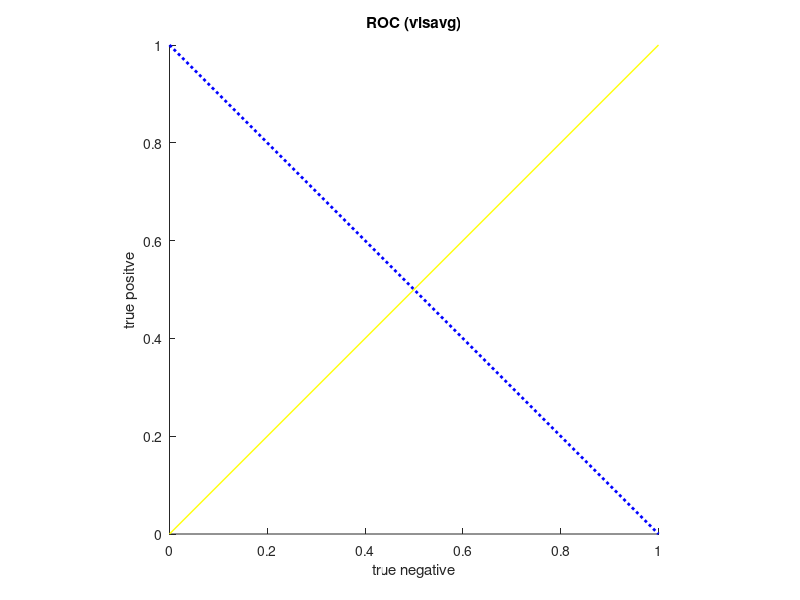

Reproduce this figure in MATLAB. (Note: this script raises an error after producing the figure.)
function stats=visavg(varargin)
% VISAVG
%   STATS=VISAVG(TAG)
%
%   [STATS1, STATS2, ...] = VISAVG(TAG1, TAG2, ...)

global wrd ;

if length(nargin) < 1
  varargin = '.*' ;
end

if nargout == 0
  cla ; hold on ;  
  title('ROC (visavg)') ;
end

cor = get(gca,'colororder') ;
h   =[] ;
leg ={} ;

j = 1 ;
for i=1:length(varargin)

  pattern  = ['^vis@' varargin{i}] ;
  reports  = fetchreports(pattern) ;

  if isempty(reports)
    warning(sprintf('No reports found for pattern ''%s''', pattern)) ;
    stats{i} = [] ;
  else
    stats{i} = reportstats(reports) ;
  end

  if nargout == 0 & ~isempty(stats{i})
    h(j) = plot(stats{i}.tn,     stats{i}.tp        ) ;
    h2   = plot(stats{i}.tn_max, stats{i}.tp_max,':') ;
    h3   = plot(stats{i}.tn_min, stats{i}.tp_min,':') ;
    
    cl = cor(mod(i-1,size(cor,1))+1,:) ;  
    set(h(j),'color',cl) ;
    set(h2,  'color',cl) ;
    set(h3,  'color',cl) ;
    
    set(h(j),'linewidth',3) ;
    
    leg{j} = sprintf('%s (%.3g/%.3g/%.3g)', ...
                     varargin{i},           ...
                     stats{i}.eer_min,      ...
                     stats{i}.eer,          ...
                     stats{i}.eer_max       ) ;
    j = j + 1 ;
  end
end

if nargout == 0
  line([0 1], [1 0], 'color','b', 'linestyle', ':', 'linewidth', 2) ;
  line([0 1], [0 1], 'color','y', 'linestyle', '-', 'linewidth', 1) ;
  
  axis square ;
	xlim([0 1]) ; xlabel('true negative') ;
	ylim([0 1]) ; ylabel('true positve') ;
  
  legend_h = legend(h, leg{:}, 'Location', 'SouthWest') ;
  set(legend_h, 'Interpreter', 'None');
end


% --------------------------------------------------------------------
function stats = reportstats(reports)
% --------------------------------------------------------------------

T   = 101 ;
R   = length(reports) ;
rho = zeros(T,R) ;

for r=1:R
  [tmp,th] = repr(reports{r}.tp,reports{r}.tn,T) ;
  rho(:,r) = tmp(:) ;  
end

% weighed logit transformation
method = 'minmax' ;
%method = 'logit' ;
switch method
  case 'logit'
    wgt = sqrt(min(tan(th),cot(th)).^2 + 1) + 1 / 50;
    wgt = wgt(:) ;

    rho_ = min(rho ./ wgt(:,ones(1,R)), 1) ;
    xi   = logit(rho_) ;
    mu   = mean(xi,2) ;
    va   = std(xi,0,2) ;
    
    a    = ilogit(mu         ) .* wgt ;
    b    = ilogit(mu + 2.5*va) .* wgt ;
    c    = ilogit(mu - 2.5*va) .* wgt ;
        
  case 'linear'    
    mu = mean(rho,2) ;
    va = std(rho,0,2) ;    
    a  = mu ;
    b  = mu+2.5*va ;
    c  = mu-2.5*va ;
    
  case 'minmax'
    b  = max(rho,[],2) ;
    c  = min(rho,[],2) ;
    a  = (b + c) / 2 ;
end

tp  = a' .* sin(th) ;
tn  = a' .* cos(th) ;
tp1 = b' .* sin(th) ;
tn1 = b' .* cos(th) ;
tp2 = c' .* sin(th) ;
tn2 = c' .* cos(th) ;

eer  = calc_eer(tp,tn) ;
eer1 = calc_eer(tp1,tn1) ;
eer2 = calc_eer(tp2,tn2) ;

stats.tp     = tp ;
stats.tn     = tn ;
stats.tp_max = tp1 ;
stats.tn_max = tn1 ;
stats.tp_min = tp2 ;
stats.tn_min = tn2 ;

stats.eer    = calc_eer(tp,tn) ; 
stats.eer_max= calc_eer(tp1,tn1) ;
stats.eer_min= calc_eer(tp2,tn2)  ;

% --------------------------------------------------------------------
function [rho,th] = repr(tp,tn,T)
% --------------------------------------------------------------------

if tp(1) < tp(end)
  tp = fliplr(tp(:)) ;
  tn = fliplr(tn(:)) ;
end

rho = zeros(1,T) ;
th  = linspace(pi/2,0,T) ;

for i=1:T

  t = tan(th(i)) ;
    
  k = max(find(tp >= t * tn)) ;
  
  tp1 = tp(k) ;
  tn1 = tn(k) ;
  
  if k < length(tp),
    tp2 = tp(k+1) ;
    tn2 = tn(k+1) ;
  else
    tp2 = 0 ;
    tn2 = 1 ;
  end

  dn = tn2 - tn1 ;
  dp = tp2 - tp1 ;
  
  A = [dp dn ; t -1] ;
    
  if rank(A) == 2
    z = A \ [ tn1 * dp - tp1 * dn ; 0 ] ;
  else
    z = 0.5 * [tn1+tn2 ; tp1+tp2] ;
  end
  rho(i) = norm(z) ;
end

% --------------------------------------------------------------------
function z = logit(p)
% --------------------------------------------------------------------
z = log(p ./ (1 - p)) ;

% --------------------------------------------------------------------
function p = ilogit(z)
% --------------------------------------------------------------------
p = 1 ./ (1 + exp(-z)) ;

% --------------------------------------------------------------------
function eer = calc_eer(tp,tn)
% --------------------------------------------------------------------
i1  = max(find(tp >= tn)) ;
i2  = min(find(tn >= tp)) ;
eer = max(tn(i1), tp(i2)) ;
